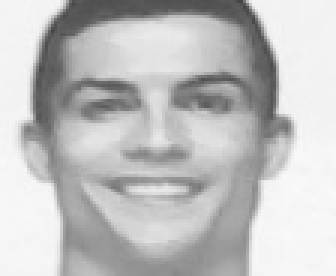
#> input picture faces/Ronaldo/10.jpg, 112 x 92 px, given in place of the camera (shown 3 times larger)
$ python capture.py
#> lines starting #> are read from the running program, lines starting #| are printed output that depends on the picture
#OpenCV module
import cv2
#Modulo para leer directorios y rutas de archivos
import os
import shutil

#cargar la plantilla e inicializar la webcam
face_cascade = cv2.CascadeClassifier('haarcascade_frontalface_default.xml')

if cv2.VideoCapture.isOpened:
    cap = cv2.VideoCapture(1)

cap = cv2.VideoCapture(0)

print('Por favor ingrese el nombre de la persona a escanear:')
nombre=input()

#Directorio donde se encuentra la carpeta con el nombre de la persona
dir_faces = 'faces'
path = os.path.join(dir_faces, nombre)

#Tamaño para reducir a miniaturas las fotografias
size = 4

#Si no hay una carpeta con el nombre ingresado entonces se crea
if not os.path.isdir(path):
    os.mkdir(path)

else:
    shutil.rmtree(path)
    os.mkdir(path)

img_width, img_height = 112, 92

#Ciclo para tomar fotografias
count = 0
while count < 500:
    #leemos un frame y lo guardamos
    rval, img = cap.read()
#> img is the input picture: shape (92, 112, 3); min 69, max 250, mean 192.3
    img = cv2.flip(img,1,0)
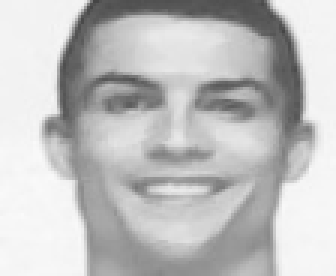
#> img: shape (92, 112, 3) (shown 3 times larger); min 69, max 250, mean 192.3

    #convertir la imagen a blanco y negro
    gray = cv2.cvtColor(img, cv2.COLOR_BGR2GRAY)

    #redimensionar la imagen
    mini = cv2.resize(gray, (int(gray.shape[1] / size), int(gray.shape[0] / size)))
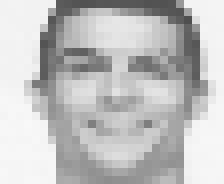
#> mini: shape (23, 28) (shown 8 times larger); min 79, max 248, mean 192.6

    #Buscar las coordenadas de los rostros
    faces = face_cascade.detectMultiScale(mini)
#> faces = ()
    faces = sorted(faces, key=lambda x: x[3])
#> faces = []

    if faces:
        face_i = faces[0]
        (x, y, w, h) = [v * size for v in face_i]
        face = gray[y:y + h, x:x + w]
        face_resize = cv2.resize(face, (img_width, img_height))

        #Dibujamos un rectangulo en las coordenadas del rostro
        cv2.rectangle(img, (x, y), (x + w, y + h), (0, 255, 0), 3)

        #El nombre de cada foto es el numero del ciclo
        #Obtenemos el nombre de la foto
        #Despues de la ultima sumamos 1 para continuar con los demas nombres
        pin=sorted([int(n[:n.find('.')]) for n in os.listdir(path)
               if n[0]!='.' ]+[0])[-1] + 1

        #Metemos la foto en el directorio
        cv2.imwrite('%s/%s.jpg' % (path, pin), face_resize)

        #Contador del ciclo
        count += 1

    #Mostramos la imagen
    cv2.imshow('Facial Recognition ', img)

    #Si se presiona la tecla ESC se cierra el programa
    key = cv2.waitKey(10)
#> (key Esc is pressed here)
    if key == 27 or count==500:
        cap=cv2.VideoCapture(1)
        break

cap.release()
cv2.destroyAllWindows()

$ run again, on faces/Ronaldo/102.jpg
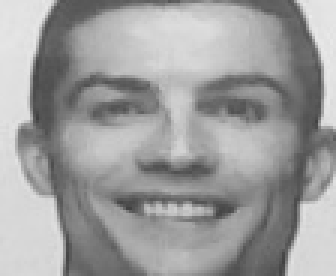
#> input picture faces/Ronaldo/102.jpg, 112 x 92 px, given in place of the camera (shown 3 times larger)
#> img is the input picture: shape (92, 112, 3); min 63, max 235, mean 157.7
#> `img = cv2.flip(img,1,0)`:
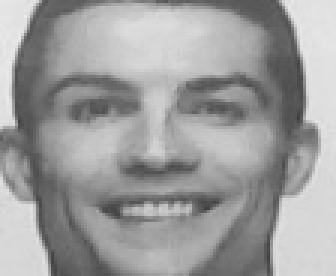
#> img: shape (92, 112, 3) (shown 3 times larger); min 63, max 235, mean 157.7
#> `mini = cv2.resize(gray, (int(gray.shape[1] / size), int(gray.shape[0] ..`:
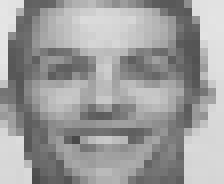
#> mini: shape (23, 28) (shown 8 times larger); min 72, max 229, mean 157.8
#> `faces = face_cascade.detectMultiScale(mini)`: faces = ()
#> `faces = sorted(faces, key=lambda x: x[3])`: faces = []

$ run again, on faces/Ronaldo/111.jpg
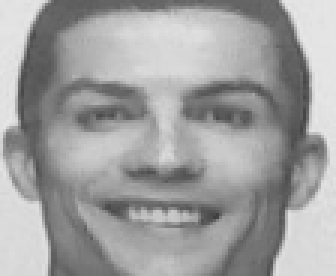
#> input picture faces/Ronaldo/111.jpg, 112 x 92 px, given in place of the camera (shown 3 times larger)
#> img is the input picture: shape (92, 112, 3); min 63, max 231, mean 160
#> `img = cv2.flip(img,1,0)`:
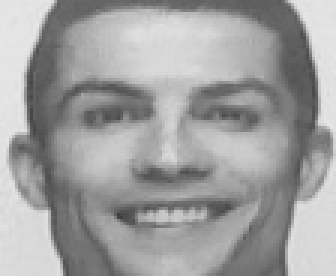
#> img: shape (92, 112, 3) (shown 3 times larger); min 63, max 231, mean 160
#> `mini = cv2.resize(gray, (int(gray.shape[1] / size), int(gray.shape[0] ..`:
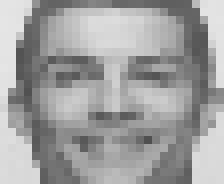
#> mini: shape (23, 28) (shown 8 times larger); min 80, max 229, mean 159.8
#> `faces = face_cascade.detectMultiScale(mini)`: faces = ()
#> `faces = sorted(faces, key=lambda x: x[3])`: faces = []
